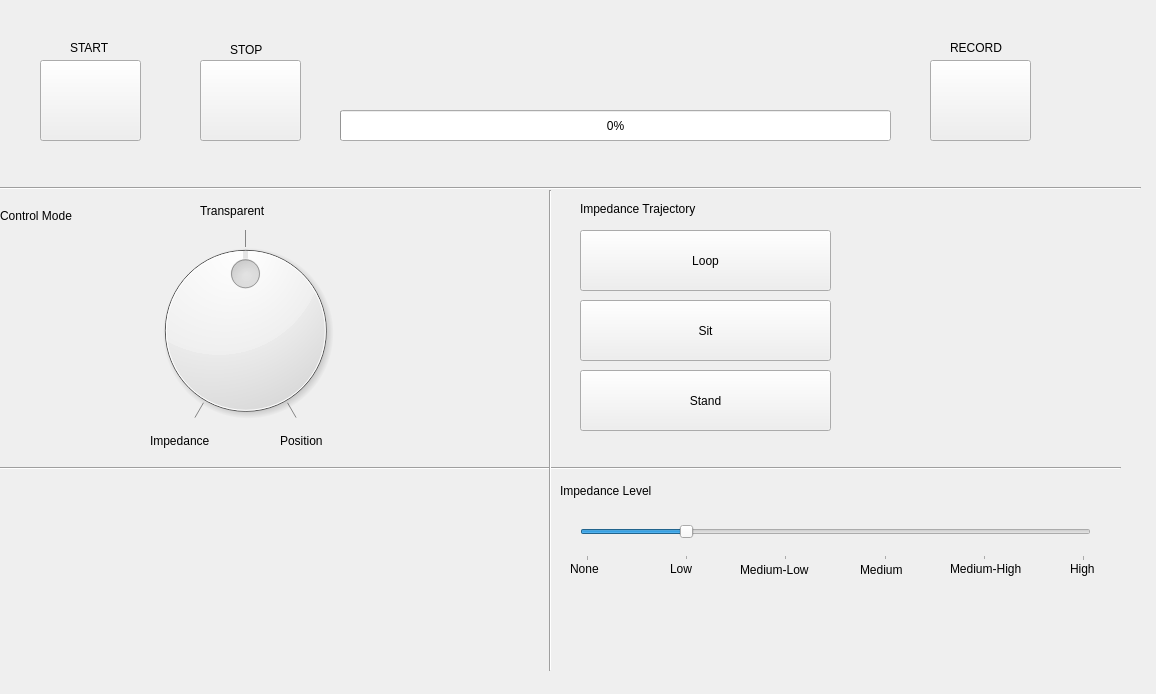
<?xml version="1.0" encoding="UTF-8"?>
<ui version="4.0">
 <class>FinexInterface</class>
 <widget class="QMainWindow" name="FinexInterface">
  <property name="geometry">
   <rect>
    <x>0</x>
    <y>0</y>
    <width>1156</width>
    <height>694</height>
   </rect>
  </property>
  <property name="windowTitle">
   <string>FinexInterface</string>
  </property>
  <property name="styleSheet">
   <string notr="true"/>
  </property>
  <widget class="QWidget" name="centralwidget">
   <property name="sizeIncrement">
    <size>
     <width>1</width>
     <height>1</height>
    </size>
   </property>
   <property name="styleSheet">
    <string notr="true"/>
   </property>
   <widget class="QPushButton" name="Start_B">
    <property name="enabled">
     <bool>true</bool>
    </property>
    <property name="geometry">
     <rect>
      <x>40</x>
      <y>60</y>
      <width>101</width>
      <height>81</height>
     </rect>
    </property>
    <property name="styleSheet">
     <string notr="true">color: rgb(0, 0, 0);</string>
    </property>
    <property name="text">
     <string/>
    </property>
   </widget>
   <widget class="Line" name="line">
    <property name="geometry">
     <rect>
      <x>-20</x>
      <y>180</y>
      <width>1161</width>
      <height>16</height>
     </rect>
    </property>
    <property name="styleSheet">
     <string notr="true"/>
    </property>
    <property name="orientation">
     <enum>Qt::Horizontal</enum>
    </property>
   </widget>
   <widget class="QLabel" name="label">
    <property name="geometry">
     <rect>
      <x>70</x>
      <y>40</y>
      <width>51</width>
      <height>16</height>
     </rect>
    </property>
    <property name="styleSheet">
     <string notr="true"/>
    </property>
    <property name="text">
     <string>START</string>
    </property>
   </widget>
   <widget class="QPushButton" name="Stop_B">
    <property name="enabled">
     <bool>true</bool>
    </property>
    <property name="geometry">
     <rect>
      <x>200</x>
      <y>60</y>
      <width>101</width>
      <height>81</height>
     </rect>
    </property>
    <property name="styleSheet">
     <string notr="true">border-color: qlineargradient(spread:pad, x1:0, y1:0, x2:1, y2:0, stop:0 rgba(0, 0, 0, 255), stop:1 rgba(255, 255, 255, 255));
gridline-color: qlineargradient(spread:pad, x1:0, y1:0, x2:1, y2:0, stop:0 rgba(255, 255, 255, 255), stop:1 rgba(0, 0, 0, 255));</string>
    </property>
    <property name="text">
     <string/>
    </property>
   </widget>
   <widget class="QLabel" name="label_2">
    <property name="geometry">
     <rect>
      <x>230</x>
      <y>40</y>
      <width>41</width>
      <height>20</height>
     </rect>
    </property>
    <property name="styleSheet">
     <string notr="true"/>
    </property>
    <property name="text">
     <string>STOP</string>
    </property>
   </widget>
   <widget class="QPushButton" name="Record_B">
    <property name="enabled">
     <bool>true</bool>
    </property>
    <property name="geometry">
     <rect>
      <x>930</x>
      <y>60</y>
      <width>101</width>
      <height>81</height>
     </rect>
    </property>
    <property name="styleSheet">
     <string notr="true">color: qlineargradient(spread:pad, x1:0, y1:0, x2:1, y2:0, stop:0 rgba(255, 255, 255, 255), stop:1 rgba(0, 0, 0, 255));</string>
    </property>
    <property name="text">
     <string/>
    </property>
   </widget>
   <widget class="QLabel" name="label_3">
    <property name="geometry">
     <rect>
      <x>950</x>
      <y>40</y>
      <width>61</width>
      <height>16</height>
     </rect>
    </property>
    <property name="styleSheet">
     <string notr="true">color: rgb(0, 0, 0);</string>
    </property>
    <property name="text">
     <string>RECORD</string>
    </property>
   </widget>
   <widget class="Line" name="line_2">
    <property name="geometry">
     <rect>
      <x>-10</x>
      <y>460</y>
      <width>1131</width>
      <height>16</height>
     </rect>
    </property>
    <property name="styleSheet">
     <string notr="true"/>
    </property>
    <property name="orientation">
     <enum>Qt::Horizontal</enum>
    </property>
   </widget>
   <widget class="QLabel" name="label_4">
    <property name="geometry">
     <rect>
      <x>0</x>
      <y>190</y>
      <width>268</width>
      <height>51</height>
     </rect>
    </property>
    <property name="text">
     <string>Control Mode</string>
    </property>
   </widget>
   <widget class="QLabel" name="label_5">
    <property name="geometry">
     <rect>
      <x>580</x>
      <y>200</y>
      <width>151</width>
      <height>17</height>
     </rect>
    </property>
    <property name="text">
     <string>Impedance Trajectory</string>
    </property>
   </widget>
   <widget class="QPushButton" name="Loop_TB">
    <property name="geometry">
     <rect>
      <x>580</x>
      <y>230</y>
      <width>251</width>
      <height>61</height>
     </rect>
    </property>
    <property name="text">
     <string>Loop</string>
    </property>
   </widget>
   <widget class="QPushButton" name="Sit_TB">
    <property name="geometry">
     <rect>
      <x>580</x>
      <y>300</y>
      <width>251</width>
      <height>61</height>
     </rect>
    </property>
    <property name="text">
     <string>Sit</string>
    </property>
   </widget>
   <widget class="QPushButton" name="Stand_TB">
    <property name="geometry">
     <rect>
      <x>580</x>
      <y>370</y>
      <width>251</width>
      <height>61</height>
     </rect>
    </property>
    <property name="text">
     <string>Stand</string>
    </property>
   </widget>
   <widget class="Line" name="line_3">
    <property name="geometry">
     <rect>
      <x>540</x>
      <y>190</y>
      <width>20</width>
      <height>481</height>
     </rect>
    </property>
    <property name="orientation">
     <enum>Qt::Vertical</enum>
    </property>
   </widget>
   <widget class="QLabel" name="label_6">
    <property name="geometry">
     <rect>
      <x>560</x>
      <y>470</y>
      <width>121</width>
      <height>41</height>
     </rect>
    </property>
    <property name="text">
     <string>Impedance Level</string>
    </property>
   </widget>
   <widget class="QSlider" name="Impedance_slider">
    <property name="geometry">
     <rect>
      <x>580</x>
      <y>510</y>
      <width>511</width>
      <height>51</height>
     </rect>
    </property>
    <property name="maximum">
     <number>5</number>
    </property>
    <property name="pageStep">
     <number>1</number>
    </property>
    <property name="sliderPosition">
     <number>1</number>
    </property>
    <property name="orientation">
     <enum>Qt::Horizontal</enum>
    </property>
    <property name="tickPosition">
     <enum>QSlider::TicksBelow</enum>
    </property>
    <property name="tickInterval">
     <number>1</number>
    </property>
   </widget>
   <widget class="QProgressBar" name="Progress_Bar">
    <property name="geometry">
     <rect>
      <x>340</x>
      <y>110</y>
      <width>551</width>
      <height>31</height>
     </rect>
    </property>
    <property name="value">
     <number>0</number>
    </property>
   </widget>
   <widget class="QLabel" name="label_7">
    <property name="geometry">
     <rect>
      <x>200</x>
      <y>200</y>
      <width>91</width>
      <height>21</height>
     </rect>
    </property>
    <property name="styleSheet">
     <string notr="true"/>
    </property>
    <property name="text">
     <string>Transparent</string>
    </property>
   </widget>
   <widget class="QLabel" name="label_8">
    <property name="geometry">
     <rect>
      <x>150</x>
      <y>430</y>
      <width>81</width>
      <height>21</height>
     </rect>
    </property>
    <property name="styleSheet">
     <string notr="true"/>
    </property>
    <property name="text">
     <string>Impedance</string>
    </property>
   </widget>
   <widget class="QLabel" name="label_9">
    <property name="geometry">
     <rect>
      <x>280</x>
      <y>430</y>
      <width>61</width>
      <height>21</height>
     </rect>
    </property>
    <property name="styleSheet">
     <string notr="true"/>
    </property>
    <property name="text">
     <string>Position</string>
    </property>
   </widget>
   <widget class="QDial" name="Control_dial">
    <property name="geometry">
     <rect>
      <x>130</x>
      <y>230</y>
      <width>231</width>
      <height>201</height>
     </rect>
    </property>
    <property name="minimum">
     <number>0</number>
    </property>
    <property name="maximum">
     <number>2</number>
    </property>
    <property name="singleStep">
     <number>1</number>
    </property>
    <property name="pageStep">
     <number>1</number>
    </property>
    <property name="value">
     <number>1</number>
    </property>
    <property name="sliderPosition">
     <number>1</number>
    </property>
    <property name="tracking">
     <bool>false</bool>
    </property>
    <property name="invertedAppearance">
     <bool>true</bool>
    </property>
    <property name="notchTarget">
     <double>0.000000000000000</double>
    </property>
    <property name="notchesVisible">
     <bool>true</bool>
    </property>
   </widget>
   <widget class="QLabel" name="label_10">
    <property name="geometry">
     <rect>
      <x>570</x>
      <y>560</y>
      <width>41</width>
      <height>17</height>
     </rect>
    </property>
    <property name="text">
     <string>None</string>
    </property>
   </widget>
   <widget class="QLabel" name="label_11">
    <property name="geometry">
     <rect>
      <x>670</x>
      <y>560</y>
      <width>31</width>
      <height>17</height>
     </rect>
    </property>
    <property name="text">
     <string>Low</string>
    </property>
   </widget>
   <widget class="QLabel" name="label_12">
    <property name="geometry">
     <rect>
      <x>740</x>
      <y>560</y>
      <width>91</width>
      <height>20</height>
     </rect>
    </property>
    <property name="text">
     <string>Medium-Low</string>
    </property>
   </widget>
   <widget class="QLabel" name="label_13">
    <property name="geometry">
     <rect>
      <x>860</x>
      <y>560</y>
      <width>61</width>
      <height>20</height>
     </rect>
    </property>
    <property name="text">
     <string>Medium</string>
    </property>
   </widget>
   <widget class="QLabel" name="label_14">
    <property name="geometry">
     <rect>
      <x>950</x>
      <y>560</y>
      <width>101</width>
      <height>17</height>
     </rect>
    </property>
    <property name="text">
     <string>Medium-High</string>
    </property>
   </widget>
   <widget class="QLabel" name="label_15">
    <property name="geometry">
     <rect>
      <x>1070</x>
      <y>560</y>
      <width>31</width>
      <height>17</height>
     </rect>
    </property>
    <property name="text">
     <string>High</string>
    </property>
   </widget>
  </widget>
 </widget>
 <resources/>
 <connections/>
</ui>
